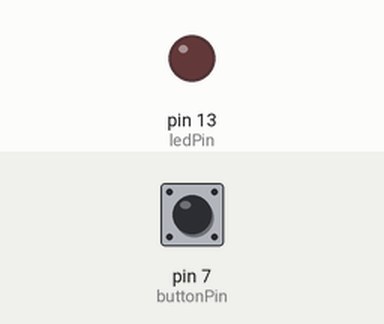
Recording of a sketch running on a simulated Arduino Uno, built with avr-gcc and run on an emulated ATmega328P. Parts: output pins drawn as LEDs (lit = HIGH). The test bench sets the inputs (shaded band); at power-on: pin 7 (buttonPin) HIGH. What the sketch prints to the serial monitor is not drawn.

Above: at 1.3 s.
1.4 s: pin 7 (buttonPin) pulled LOW for 0.15 s
At 1.47 s:
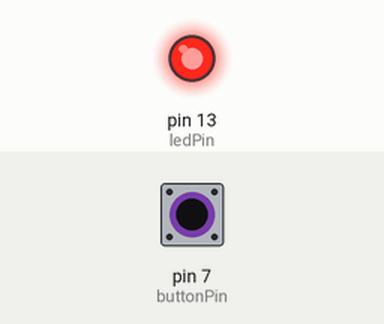
3.0 s: pin 7 (buttonPin) pulled LOW for 3.2 s
At 6.5 s:
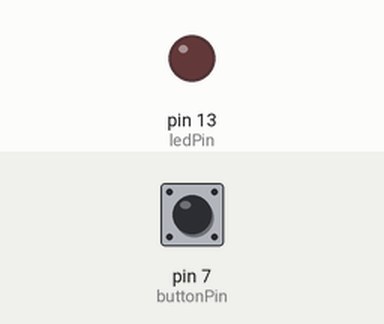
Timing chart, 0 to 8.0 s (numbered marks = the images above; inputs shaded):
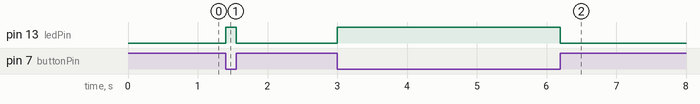

Measured:
- after the input at 1.4 s, pin 13 (ledPin): LOW → HIGH at once, → LOW 0.15 s later
- after the input at 3.0 s, pin 13 (ledPin): LOW → HIGH at once, → LOW 3.2 s later

The sketch:

buton_led_kontrol_harici_pullup.ino
```cpp
const int buttonPin = 7;
const int ledPin = 13;
int buttonState = 0;

void setup() {
  Serial.begin(9600);
  delay(100); // Bazı durumlarda gerekli
  Serial.println("GITHUB TEST");

  pinMode(buttonPin, INPUT); // Dahili pull-up YOK!
  pinMode(ledPin, OUTPUT);
}

void loop() {
  buttonState = digitalRead(buttonPin);

  if (buttonState == LOW) {
    digitalWrite(ledPin, HIGH); // Butona basılınca LED yanar
  } else {
    digitalWrite(ledPin, LOW); // Bırakılınca söner
  }
}
```
